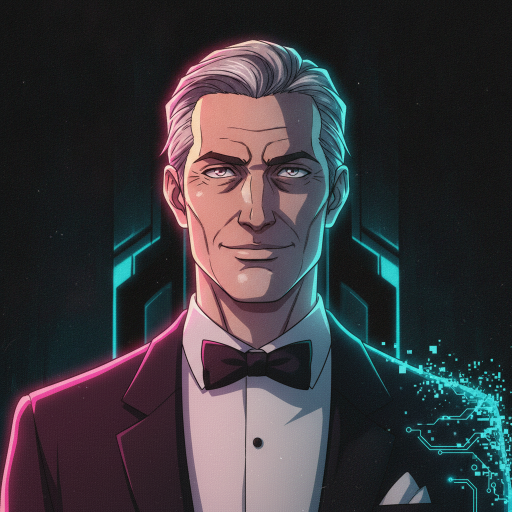
#> input picture books/the-last-human-ceo/art/podcast_cover_src.png, 1024 x 1024 px (shown at 1/2 size)
$ python gen_images.py
#> lines starting #> are read from the running program, lines starting #| are printed output that depends on the picture
#!/usr/bin/env python3
"""
gen_images.py — branded social image assets for The Last Human CEO (SPZ brand).
Outputs into social/img/. Run:  uv run --with pillow python3 social/gen_images.py
"""
from PIL import Image, ImageDraw, ImageFont, ImageFilter
from pathlib import Path

BASE = Path(__file__).resolve().parent.parent          # book dir
OUT = BASE / "social" / "img"; OUT.mkdir(parents=True, exist_ok=True)
F = BASE.parent.parent / "fonts"                        # repo fonts/
COVER = BASE / "art" / "podcast_cover_src.png"

VOID = (3, 3, 3); PINK = (255, 20, 147); CYAN = (0, 240, 255); PAPER = (232, 232, 232); MUTED = (138, 144, 160)


def font(name, size): return ImageFont.truetype(str(F / name), size)
def orb(s): return font("Orbitron-900.ttf", s)
def orb7(s): return font("Orbitron-700.ttf", s)
def body(s): return font("SpaceGrotesk-500.ttf", s)
def mono(s): return font("JetBrainsMono-400.ttf", s)


def bg(w, h):
    """Void canvas with two soft neon glows."""
    img = Image.new("RGBA", (w, h), VOID + (255,))
    ov = Image.new("RGBA", (w, h), (0, 0, 0, 0)); od = ImageDraw.Draw(ov)
    od.ellipse((-w*0.2, -h*0.25, w*0.5, h*0.3), fill=(255, 20, 147, 42))
    od.ellipse((w*0.6, h*0.55, w*1.3, h*1.25), fill=(0, 240, 255, 30))
    ov = ov.filter(ImageFilter.GaussianBlur(60))
    return Image.alpha_composite(img, ov).convert("RGB")


def fit(d, text, path, start, maxw):
    s = start
    while s > 10:
        f = font(path, s)
        if d.textlength(text, font=f) <= maxw:
            return f
        s -= 2
    return font(path, 10)


def cover_img(size):
    return Image.open(COVER).convert("RGB").resize((size, size))


def centered(d, text, f, y, w, fill, x0=0):
    tw = d.textlength(text, font=f)
    d.text(((w - tw) / 2 + x0, y), text, font=f, fill=fill)


def square_launch():
    W = H = 1080
    img = bg(W, H); d = ImageDraw.Draw(img)
    cov = cover_img(680)
    img.paste(cov, ((W - 680) // 2, 70))
    d.rectangle((0, 70, W, 74), fill=(255, 20, 147, 255))  # top accent hairline
    centered(d, "A SPACE PIRATE ZERO TRANSMISSION", mono(21), 780, W, CYAN)
    tf = fit(d, "THE LAST HUMAN CEO", "Orbitron-900.ttf", 78, W - 120)
    centered(d, "THE LAST HUMAN CEO", tf, 812, W, PINK)
    centered(d, "A full-cast audiobook · 29 chapters · 12.6 hours", body(28), 900, W, PAPER)
    centered(d, "OUT NOW", orb7(34), 948, W, PAPER)
    centered(d, "> Apple Podcasts · Spotify · lasthumanceo.com", mono(23), 1005, W, CYAN)
    img.save(OUT / "ig_square.jpg", quality=92)
    return "ig_square.jpg 1080x1080"


def story_launch():
    W, H = 1080, 1920
    img = bg(W, H); d = ImageDraw.Draw(img)
    cov = cover_img(760)
    img.paste(cov, ((W - 760) // 2, 300))
    centered(d, "A SPACE PIRATE ZERO TRANSMISSION", mono(24), 200, W, CYAN)
    tf = fit(d, "THE LAST", "Orbitron-900.ttf", 130, W - 120)
    centered(d, "THE LAST", tf, 1130, W, PINK)
    centered(d, "HUMAN CEO", tf, 1130 + tf.size + 8, W, PAPER)
    y = 1130 + 2 * tf.size + 60
    centered(d, "A full-cast audiobook", body(40), y, W, PAPER)
    centered(d, "29 chapters · 12.6 hours · out now", body(32), y + 60, W, MUTED)
    centered(d, "> Apple Podcasts · Spotify", mono(30), y + 150, W, CYAN)
    centered(d, "lasthumanceo.com", mono(34), y + 195, W, PINK)
    centered(d, "> signal finds signal", mono(26), 1830, W, CYAN)
    img.save(OUT / "ig_story.jpg", quality=92)
    return "ig_story.jpg 1080x1920"


def x_card():
    W, H = 1600, 900
    img = bg(W, H); d = ImageDraw.Draw(img)
    cov = cover_img(780)
    img.paste(cov, (60, 60))
    x = 900; maxw = 1540 - x
    d.text((x, 120), "A SPACE PIRATE ZERO TRANSMISSION", font=mono(24), fill=CYAN)
    tf = fit(d, "HUMAN CEO", "Orbitron-900.ttf", 108, maxw)
    d.text((x, 180), "THE LAST", font=tf, fill=PINK)
    d.text((x, 180 + tf.size + 12), "HUMAN CEO", font=tf, fill=PAPER)
    y = 180 + 2 * tf.size + 60
    d.text((x, y), "A full-cast audiobook", font=body(34), fill=PAPER)
    d.text((x, y + 46), "29 chapters · 12.6 hours · out now", font=body(27), fill=MUTED)
    d.text((x, y + 130), "> Apple · Spotify · lasthumanceo.com", font=mono(25), fill=CYAN)
    d.rectangle((0, H - 6, W, H), fill=PINK)
    img.save(OUT / "x_card.jpg", quality=92)
    return "x_card.jpg 1600x900"


def now_streaming():
    W = H = 1080
    img = bg(W, H); d = ImageDraw.Draw(img)
    cov = cover_img(560)
    img.paste(cov, ((W - 560) // 2, 120))
    centered(d, "NOW STREAMING", orb7(56), 720, W, PINK)
    centered(d, "THE LAST HUMAN CEO", orb7(40), 800, W, PAPER)
    centered(d, "the last human boss in the Fortune 100 vs the machine", body(26), 860, W, MUTED)
    centered(d, "> Apple Podcasts   ·   Spotify   ·   RSS", mono(26), 940, W, CYAN)
    centered(d, "lasthumanceo.com", mono(30), 985, W, PINK)
    img.save(OUT / "now_streaming.jpg", quality=92)
    return "now_streaming.jpg 1080x1080"


def quote_card(line="A machine can run a company.\nBut it cannot love one.", ep="EP 01 — The Premium Blend"):
    W = H = 1080
    img = bg(W, H); d = ImageDraw.Draw(img)
    d.text((80, 120), "//", font=orb(150), fill=(60, 12, 34))
    qf = font("EB Garamond via", 1) if False else font("SpaceGrotesk-700.ttf", 62)
    lines = line.split("\n")
    y = 380
    for ln in lines:
        qf = fit(d, ln, "SpaceGrotesk-700.ttf", 62, W - 180)
        centered(d, ln, qf, y, W, PAPER)
        y += qf.size + 16
    centered(d, "THE LAST HUMAN CEO", mono(24), y + 60, W, CYAN)
    centered(d, ep, mono(22), y + 96, W, MUTED)
    centered(d, "> lasthumanceo.com", mono(24), 980, W, PINK)
    img.save(OUT / "quote_01.jpg", quality=92)
    return "quote_01.jpg 1080x1080"


# [105 lines left out: functions scrim, wrap, episode_cards, episode_cards_vertical, quote_cards, not called in this run]


if __name__ == "__main__":
    import sys
    arg = sys.argv[1] if len(sys.argv) > 1 else "launch"
    if arg in ("launch", "all"):
        for fn in (square_launch, story_launch, x_card, now_streaming, quote_card):
            print("  ->", fn())
#> this loop made 5 passes
#> pass 1, in bg, `ov = ov.filter(ImageFilter.GaussianBlur(60))`:
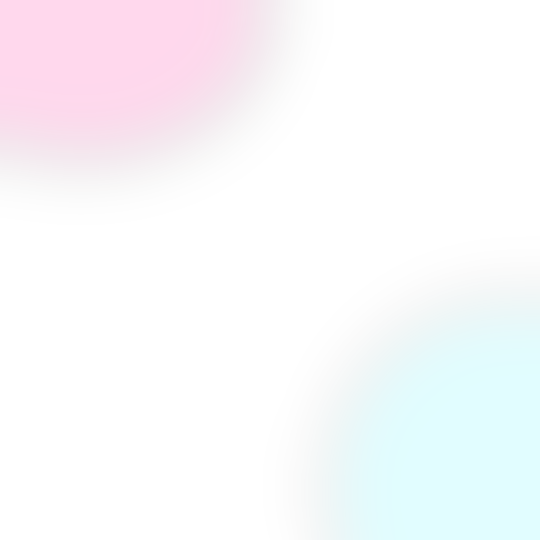
#> ov: PIL image 1080x1080 RGBA (shown at 1/2 size); mean R, G, B, A 32.8, 39.3, 57.9, 10; transparent parts drawn white
#> pass 1, in square_launch, `img = bg(W, H)`:
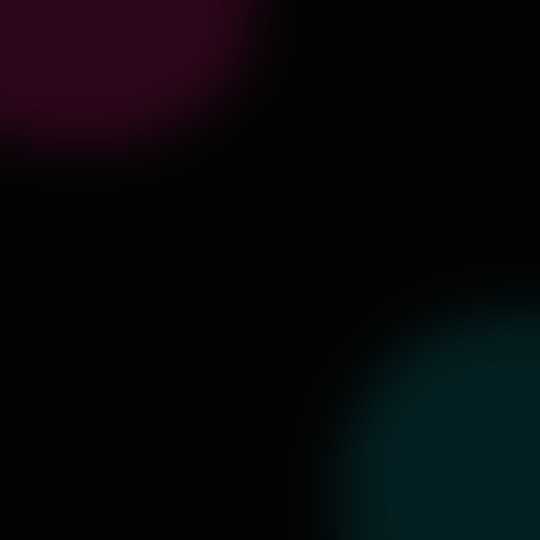
#> img: PIL image 1080x1080 RGB (shown at 1/2 size); mean R, G, B 7.5, 7, 9.5
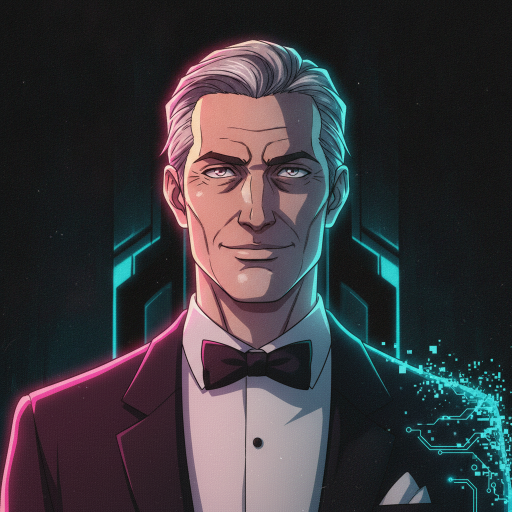
#> input picture books/the-last-human-ceo/art/podcast_cover_src.png, 1024 x 1024 px (shown at 1/2 size)
    if arg in ("episodes", "all"):
        episode_cards()
    if arg in ("episodes_v", "all"):
        episode_cards_vertical()
    if arg in ("quotes", "all"):
        quote_cards()
    print("done ->", OUT)
